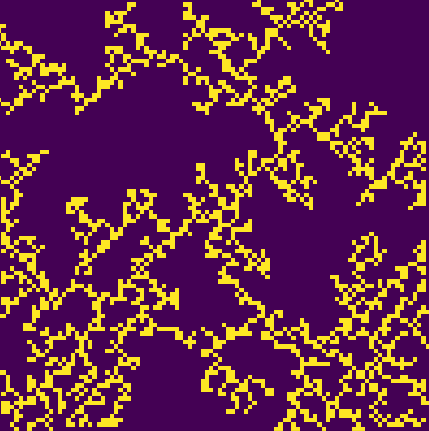
#> input picture theory/fractcal_analysis/ca.png, 429 x 431 px
$ python fractal_dim.py
#> lines starting #> are read from the running program, lines starting #| are printed output that depends on the picture; after the words box and inside, x2 and y2 are one past the last pixel; in counts of white or black regions, pixels touching at a corner belong together
##Calculate the fractal dimension of a given PNG image

import numpy as np
import matplotlib.pyplot as plt
import matplotlib.image as mpimg
import os

# Load the image
def prep_image(image_path):
#> called with image_path = 'ca.png'
    image = mpimg.imread(image_path)
#> image is the input picture: shape (431, 429, 4) float32; mean R, G, B, A 0.406, 0.177, 0.293, 1
    gray_image = np.mean(image, axis=2)
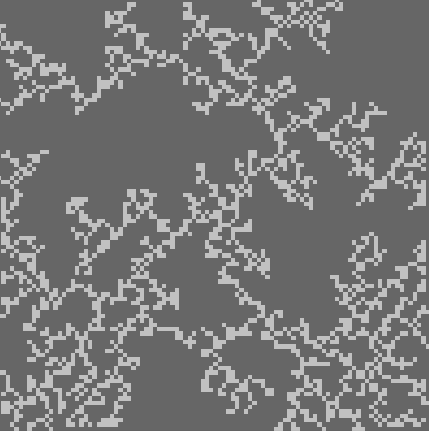
#> gray_image: shape (431, 429) float32; min 0.39, max 0.76, mean 0.469
    #This may need to be adjusted for different images
    #We want a black background with white fractal shape
    binary_image = np.where(gray_image > 0.45, 1, 0)
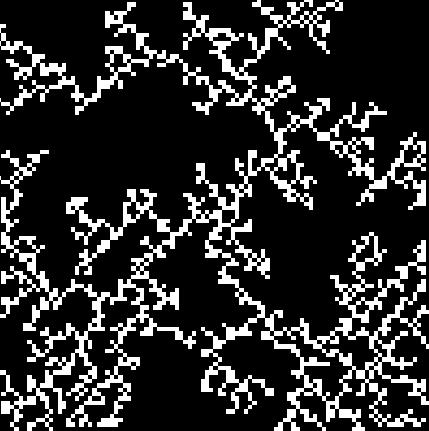
#> binary_image: shape (431, 429) int64; values 0 (black) and 1 (white), 19.2% white; 1 white region, box (x1, y1, x2, y2) and area: (0, 0, 429, 431) 35576
    plt.imshow(binary_image, cmap='gray')
    plt.show()
    return binary_image

# Count the number of boxes of a given size that contain part of the fractal
def box_count(image, box_size):
    count = 0
    for i in range(0, image.shape[0], box_size):
        for j in range(0, image.shape[1], box_size):
            if np.sum(image[i:i+box_size, j:j+box_size]) > 0:
                count += 1
    return
    count
# Compute the fractal dimension using box_count
def fractal_dimension(image):
##Works for 1024 x 1024 images
    sizes = 2**np.arange(1, 10)
    counts = []
    for size in sizes:
        counts.append(box_count(image, size))
#> after the loop, counts = 9 items
#> (the run stopped early here; a loop or call above may not have finished)
